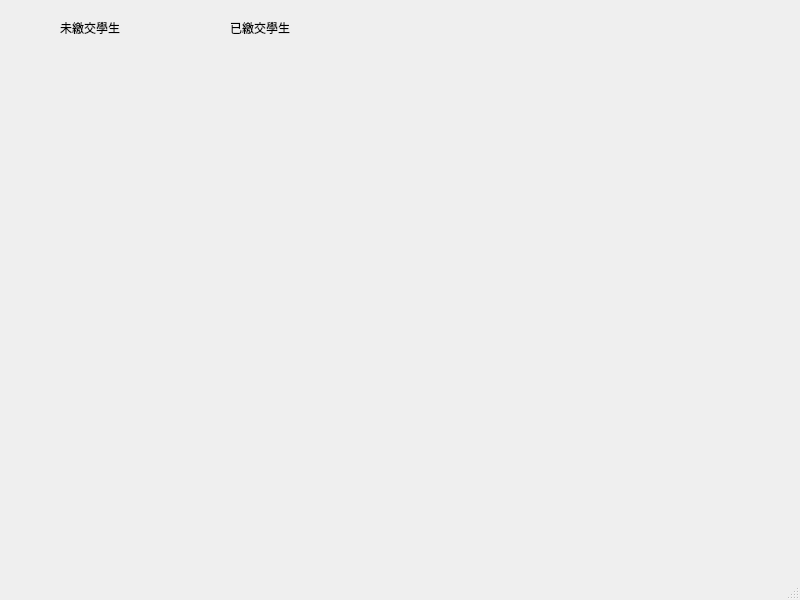
<?xml version="1.0" encoding="UTF-8"?>
<ui version="4.0">
 <class>MainWindow</class>
 <widget class="QMainWindow" name="MainWindow">
  <property name="geometry">
   <rect>
    <x>0</x>
    <y>0</y>
    <width>800</width>
    <height>600</height>
   </rect>
  </property>
  <property name="windowTitle">
   <string>MainWindow</string>
  </property>
  <widget class="QWidget" name="centralwidget">
   <widget class="QLabel" name="unhanded_student_label">
    <property name="geometry">
     <rect>
      <x>60</x>
      <y>20</y>
      <width>61</width>
      <height>16</height>
     </rect>
    </property>
    <property name="text">
     <string>未繳交學生</string>
    </property>
   </widget>
   <widget class="QLabel" name="handed_student_label">
    <property name="geometry">
     <rect>
      <x>230</x>
      <y>20</y>
      <width>61</width>
      <height>16</height>
     </rect>
    </property>
    <property name="text">
     <string>已繳交學生</string>
    </property>
   </widget>
  </widget>
  <widget class="QStatusBar" name="statusbar"/>
 </widget>
 <resources/>
 <connections/>
</ui>
